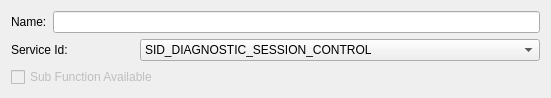
     <widget class="QWidget" name="layoutWidget">
      <property name="geometry">
       <rect>
        <x>21</x>
        <y>21</y>
        <width>551</width>
        <height>91</height>
       </rect>
      </property>
      <layout class="QVBoxLayout" name="verticalLayout_27">
       <item>
        <layout class="QHBoxLayout" name="horizontalLayout_72">
         <item>
          <widget class="QLabel" name="label_66">
           <property name="text">
            <string>Name:</string>
           </property>
          </widget>
         </item>
         <item>
          <widget class="QLineEdit" name="leServiceName"/>
         </item>
        </layout>
       </item>
       <item>
        <layout class="QHBoxLayout" name="horizontalLayout_73">
         <item>
          <widget class="QLabel" name="label_68">
           <property name="text">
            <string>Service Id:</string>
           </property>
          </widget>
         </item>
         <item>
          <widget class="QComboBox" name="cmbxServiceID">
           <property name="minimumSize">
            <size>
             <width>400</width>
             <height>0</height>
            </size>
           </property>
           <item>
            <property name="text">
             <string>SID_DIAGNOSTIC_SESSION_CONTROL</string>
            </property>
           </item>
           <item>
            <property name="text">
             <string>SID_ECU_RESET</string>
            </property>
           </item>
           <item>
            <property name="text">
             <string>SID_CLEAR_DIAGNOSTIC_INFORMATION</string>
            </property>
           </item>
           <item>
            <property name="text">
             <string>SID_READ_DTC_INFORMATION</string>
            </property>
           </item>
           <item>
            <property name="text">
             <string>SID_READ_DATA_BY_IDENTIFIER</string>
            </property>
           </item>
           <item>
            <property name="text">
             <string>SID_READ_SCALING_DATA_BY_IDENTIFIER</string>
            </property>
           </item>
           <item>
            <property name="text">
             <string>SID_SECURITY_ACCESS</string>
            </property>
           </item>
           <item>
            <property name="text">
             <string>SID_READ_DATA_BY_PERIODIC_IDENTIFIER</string>
            </property>
           </item>
           <item>
            <property name="text">
             <string>SID_READ_MEMORY_BY_ADDRESS</string>
            </property>
           </item>
           <item>
            <property name="text">
             <string>SID_WRITE_MEMORY_BY_ADDRESS</string>
            </property>
           </item>
           <item>
            <property name="text">
             <string>SID_DYNAMICALLY_DEFINE_DATA_IDENTIFIER</string>
            </property>
           </item>
           <item>
            <property name="text">
             <string>SID_WRITE_DATA_BY_IDENTIFIER</string>
            </property>
           </item>
           <item>
            <property name="text">
             <string>SID_INPUT_OUTPUT_CONTROL_BY_IDENTIFIER</string>
            </property>
           </item>
           <item>
            <property name="text">
             <string>SID_ROUTINE_CONTROL</string>
            </property>
           </item>
           <item>
            <property name="text">
             <string>SID_TESTER_PRESENT</string>
            </property>
           </item>
           <item>
            <property name="text">
             <string>SID_CONTROL_DTC_SETTING</string>
            </property>
           </item>
           <item>
            <property name="text">
             <string>SID_NEGATIVE_RESPONSE</string>
            </property>
           </item>
          </widget>
         </item>
        </layout>
       </item>
       <item>
        <widget class="QCheckBox" name="cbxSubfuncAvail">
         <property name="enabled">
          <bool>false</bool>
         </property>
         <property name="toolTip">
          <string>&lt;!DOCTYPE HTML PUBLIC &quot;-//W3C//DTD HTML 4.0//EN&quot; &quot;http://www.w3.org/TR/REC-html40/strict.dtd&quot;&gt;
&lt;html&gt;&lt;head&gt;&lt;meta name=&quot;qrichtext&quot; content=&quot;1&quot; /&gt;&lt;style type=&quot;text/css&quot;&gt;
p, li { white-space: pre-wrap; }
&lt;/style&gt;&lt;/head&gt;&lt;body style=&quot; font-family:'Consolas'; font-size:12pt; font-weight:400; font-style:normal;&quot;&gt;
&lt;p style=&quot; margin-top:0px; margin-bottom:0px; margin-left:0px; margin-right:0px; -qt-block-indent:0; text-indent:0px;&quot;&gt;Now,I am not that clear of the use of DsdSidTabSubfuncAvail.But I know if it is False,there will always a positive response.&lt;/p&gt;&lt;/body&gt;&lt;/html&gt;</string>
         </property>
         <property name="text">
          <string>Sub Function Available</string>
         </property>
        </widget>
       </item>
      </layout>
     </widget>
